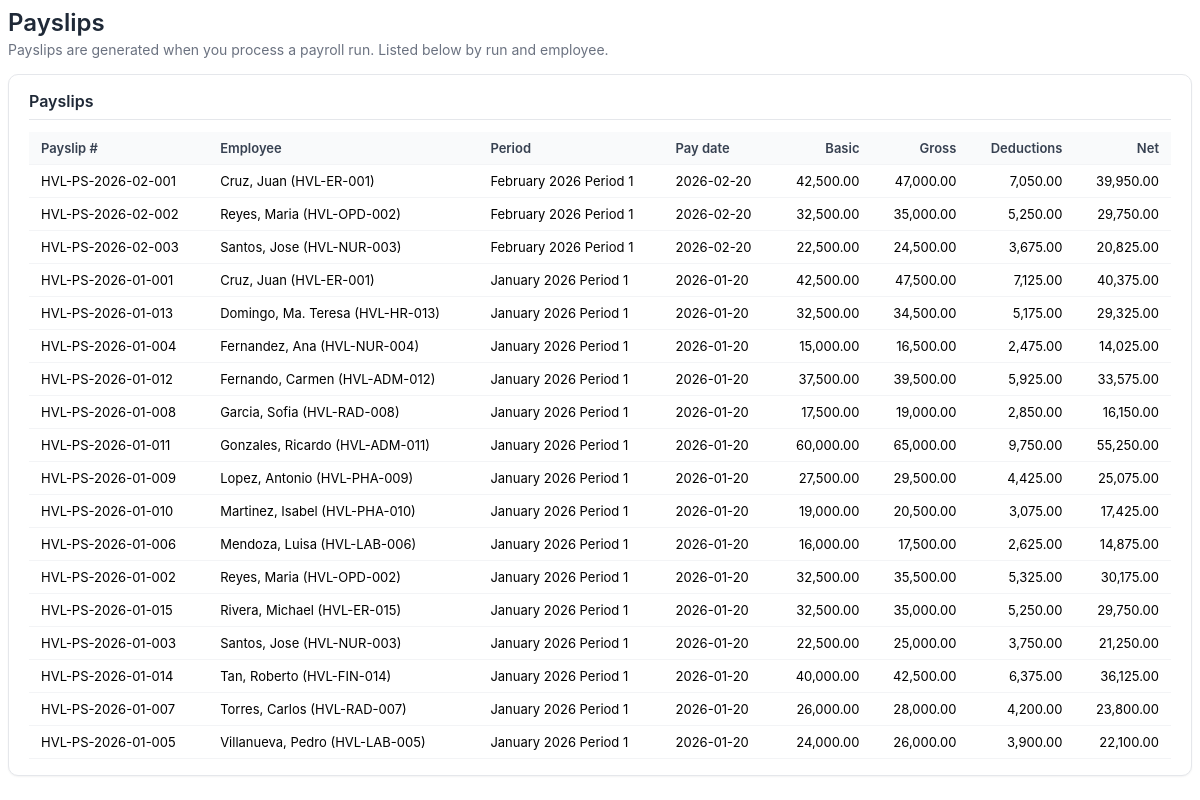
The page /modules/payroll/views/payslips.php on the database its author committed.
### tables this page shows
CREATE TABLE `payroll_run_employees` (
  `id` int(11) NOT NULL,
  `payroll_run_id` int(11) NOT NULL,
  `employee_id` int(11) NOT NULL,
  `basic_pay` decimal(12,2) NOT NULL DEFAULT 0.00,
  `incentives` decimal(12,2) DEFAULT 0.00,
  `gross_pay` decimal(12,2) NOT NULL DEFAULT 0.00,
  `total_deductions` decimal(12,2) NOT NULL DEFAULT 0.00,
  `net_pay` decimal(12,2) NOT NULL DEFAULT 0.00,
  `withholding_tax` decimal(12,2) DEFAULT 0.00,
  `sss_contribution` decimal(12,2) DEFAULT 0.00,
  `philhealth_contribution` decimal(12,2) DEFAULT 0.00,
  `pagibig_contribution` decimal(12,2) DEFAULT 0.00,
  `payslip_number` varchar(50) DEFAULT NULL,
  `status` varchar(50) DEFAULT 'Pending',
  `created_at` timestamp NOT NULL DEFAULT current_timestamp(),
  `updated_at` timestamp NOT NULL DEFAULT current_timestamp() ON UPDATE current_timestamp()
);

CREATE TABLE `employees` (
  `employee_id` int(11) NOT NULL,
  `user_id` int(11) DEFAULT NULL,
  `employee_code` varchar(50) NOT NULL,
  `first_name` varchar(100) NOT NULL,
  `middle_name` varchar(100) DEFAULT NULL,
  `last_name` varchar(100) NOT NULL,
  `date_of_birth` date DEFAULT NULL,
  `gender` enum('Male','Female','Other') DEFAULT 'Other',
  `marital_status` enum('Single','Married','Divorced','Widowed') DEFAULT 'Single',
  `email` varchar(100) DEFAULT NULL,
  `phone` varchar(20) DEFAULT NULL,
  `address` text DEFAULT NULL,
  `city` varchar(100) DEFAULT NULL,
  `state` varchar(100) DEFAULT NULL,
  `postal_code` varchar(20) DEFAULT NULL,
  `country` varchar(100) DEFAULT NULL,
  `nationality` varchar(100) DEFAULT NULL,
  `job_title_id` int(11) DEFAULT NULL,
  `department_id` int(11) DEFAULT NULL,
  `employment_type_id` int(11) DEFAULT NULL,
  `location_id` int(11) DEFAULT NULL,
  `supervisor_id` int(11) DEFAULT NULL,
  `date_of_joining` date NOT NULL,
  `employment_status` enum('Active','On Leave','Suspended','Terminated') DEFAULT 'Active',
  `last_working_day` date DEFAULT NULL,
  `created_at` timestamp NOT NULL DEFAULT current_timestamp(),
  `updated_at` timestamp NOT NULL DEFAULT current_timestamp() ON UPDATE current_timestamp()
);

CREATE TABLE `payroll_runs` (
  `id` int(11) NOT NULL,
  `period_name` varchar(100) NOT NULL,
  `start_date` date NOT NULL,
  `end_date` date NOT NULL,
  `pay_date` date NOT NULL,
  `status` enum('Draft','Processed','Closed') NOT NULL DEFAULT 'Draft',
  `created_by` int(11) DEFAULT NULL,
  `created_at` timestamp NOT NULL DEFAULT current_timestamp(),
  `updated_at` timestamp NOT NULL DEFAULT current_timestamp() ON UPDATE current_timestamp()
);

### config/BaseModel.php (called while the page is built, shortened)
<?php
abstract class BaseModel {
    protected $db;
    public function __construct() {
        $database = new Database();
        $this->db = $database->connect();
    }
    public function query($sql, $params = []) {
        try {
            $stmt = $this->db->prepare($sql);
            if (!empty($params)) {
                $stmt->execute($params);
            } else {
                $stmt->execute();
            }
            return $stmt->fetchAll(PDO::FETCH_ASSOC);
        } catch (PDOException $e) {
            throw new Exception("Query execution failed: " . $e->getMessage());
        }
    }
}
?>

### config/Database.php (called while the page is built, shortened)
<?php
class Database {
    private $host = 'localhost';
    private $db_name = 'public_html';
    private $username = 'root';
    private $password = '';
    public function connect() {
        $this->conn = null;
        try {
            $this->conn = new PDO(
                'mysql:host=' . $this->host . ';dbname=' . $this->db_name . ';charset=utf8mb4',
                $this->username,
                $this->password
            );
            $this->conn->setAttribute(PDO::ATTR_ERRMODE, PDO::ERRMODE_EXCEPTION);
            $this->conn->exec("SET @@session.time_zone = '+08:00'");
        } catch (PDOException $e) {
            error_log('Database Connection Error: ' . $e->getMessage());
            throw new RuntimeException('Database connection failed: ' . $e->getMessage(), 0, $e);
        }
        return $this->conn;
    }
}
?>

### modules/payroll/models/PayrollRunEmployee.php (called while the page is built, shortened)
<?php
require_once __DIR__ . '/../../../config/BaseModel.php';
class PayrollRunEmployee extends BaseModel {
    protected $table = 'payroll_run_employees';
    public function getAllPayslips() {
        return $this->query(
            "SELECT pre.*, e.employee_code, e.first_name, e.last_name, pr.period_name, pr.start_date, pr.end_date, pr.pay_date, pr.status AS run_status
             FROM {$this->table} pre
             JOIN employees e ON e.employee_id = pre.employee_id
             JOIN payroll_runs pr ON pr.id = pre.payroll_run_id
             ORDER BY pr.start_date DESC, e.last_name"
        );
    }
}

### modules/payroll/views/payslips.php (the view, shortened to what this page needs)
<?php
require_once __DIR__ . '/../../../config/Database.php';
require_once __DIR__ . '/../models/PayrollRunEmployee.php';
$pre = new PayrollRunEmployee();
$payslips = $pre->getAllPayslips();
?>
<div class="main-content payroll-payslips-content">
<div class="py-header">
  <h1 class="py-title">Payslips</h1>
  <p class="py-subtitle">Payslips are generated when you process a payroll run. Listed below by run and employee.</p>
</div>
<div class="py-card">
  <h3>Payslips</h3>
  <?php if (empty($payslips)): ?>
  <p class="py-empty">No payslips yet. Create a payroll run and process it from Payroll Processing.</p>
  <?php else: ?>
  <table class="py-table">
    <thead>
      <tr>
        <th>Payslip #</th>
        <th>Employee</th>
        <th>Period</th>
        <th>Pay date</th>
        <th class="py-num">Basic</th>
        <th class="py-num">Gross</th>
        <th class="py-num">Deductions</th>
        <th class="py-num">Net</th>
      </tr>
    </thead>
    <tbody>
    <?php foreach ($payslips as $p): ?>
      <tr>
        <td><?php echo htmlspecialchars($p['payslip_number'] ?? '—'); ?></td>
        <td><?php echo htmlspecialchars($p['last_name'] . ', ' . $p['first_name'] . ' (' . $p['employee_code'] . ')'); ?></td>
        <td><?php echo htmlspecialchars($p['period_name']); ?></td>
        <td><?php echo htmlspecialchars($p['pay_date']); ?></td>
        <td class="py-num"><?php echo number_format((float)$p['basic_pay'], 2); ?></td>
        <td class="py-num"><?php echo number_format((float)$p['gross_pay'], 2); ?></td>
        <td class="py-num"><?php echo number_format((float)$p['total_deductions'], 2); ?></td>
        <td class="py-num"><?php echo number_format((float)$p['net_pay'], 2); ?></td>
      </tr>
    <?php endforeach; ?>
    </tbody>
  </table>
  <?php endif; ?>
</div>
</div>

### modules/payroll/views/payslips.php (style rules this page uses)
.payroll-payslips-content { font-family: -apple-system, BlinkMacSystemFont, 'Segoe UI', Roboto, sans-serif; color: #1f2937; }
.py-header { margin-bottom: 1rem; }
.py-title { font-size: 1.5rem; font-weight: 600; margin: 0 0 0.25rem 0; }
.py-subtitle { font-size: 0.875rem; color: #6b7280; margin: 0; }
.py-card { background: #fff; border: 1px solid #e5e7eb; border-radius: 10px; padding: 1rem 1.25rem; margin-bottom: 1rem; box-shadow: 0 1px 2px rgba(0,0,0,0.05); }
.py-card h3 { font-size: 1rem; font-weight: 600; margin: 0 0 0.75rem 0; padding-bottom: 0.5rem; border-bottom: 1px solid #e5e7eb; }
.py-table { width: 100%; border-collapse: collapse; font-size: 0.8125rem; }
.py-table th, .py-table td { text-align: left; padding: 0.5rem 0.75rem; border-bottom: 1px solid #f3f4f6; }
.py-table th { font-weight: 600; color: #374151; background: #f9fafb; }
.py-table .py-num { text-align: right; }

### rows shown on the page
payroll_run_employees: payslip_number "HVL-PS-2026-02-001", employee.employee_code "Cruz, Juan (HVL-ER-001)", payroll_run.period_name "February 2026 Period 1", payroll_run.pay_date "2026-02-20", basic_pay "42,500.00", gross_pay "47,000.00", total_deductions "7,050.00", net_pay "39,950.00"
payroll_run_employees: payslip_number "HVL-PS-2026-02-002", employee.employee_code "Reyes, Maria (HVL-OPD-002)", payroll_run.period_name "February 2026 Period 1", payroll_run.pay_date "2026-02-20", basic_pay "32,500.00", gross_pay "35,000.00", total_deductions "5,250.00", net_pay "29,750.00"
payroll_run_employees: payslip_number "HVL-PS-2026-02-003", employee.employee_code "Santos, Jose (HVL-NUR-003)", payroll_run.period_name "February 2026 Period 1", payroll_run.pay_date "2026-02-20", basic_pay "22,500.00", gross_pay "24,500.00", total_deductions "3,675.00", net_pay "20,825.00"
payroll_run_employees: payslip_number "HVL-PS-2026-01-001", employee.employee_code "Cruz, Juan (HVL-ER-001)", payroll_run.period_name "January 2026 Period 1", payroll_run.pay_date "2026-01-20", basic_pay "42,500.00", gross_pay "47,500.00", total_deductions "7,125.00", net_pay "40,375.00"
payroll_run_employees: payslip_number "HVL-PS-2026-01-013", employee.employee_code "Domingo, Ma. Teresa (HVL-HR-013)", payroll_run.period_name "January 2026 Period 1", payroll_run.pay_date "2026-01-20", basic_pay "32,500.00", gross_pay "34,500.00", total_deductions "5,175.00", net_pay "29,325.00"
payroll_run_employees: payslip_number "HVL-PS-2026-01-004", employee.employee_code "Fernandez, Ana (HVL-NUR-004)", payroll_run.period_name "January 2026 Period 1", payroll_run.pay_date "2026-01-20", basic_pay "15,000.00", gross_pay "16,500.00", total_deductions "2,475.00", net_pay "14,025.00"
payroll_run_employees: payslip_number "HVL-PS-2026-01-012", employee.employee_code "Fernando, Carmen (HVL-ADM-012)", payroll_run.period_name "January 2026 Period 1", payroll_run.pay_date "2026-01-20", basic_pay "37,500.00", gross_pay "39,500.00", total_deductions "5,925.00", net_pay "33,575.00"
payroll_run_employees: payslip_number "HVL-PS-2026-01-008", employee.employee_code "Garcia, Sofia (HVL-RAD-008)", payroll_run.period_name "January 2026 Period 1", payroll_run.pay_date "2026-01-20", basic_pay "17,500.00", gross_pay "19,000.00", total_deductions "2,850.00", net_pay "16,150.00"
payroll_run_employees: payslip_number "HVL-PS-2026-01-011", employee.employee_code "Gonzales, Ricardo (HVL-ADM-011)", payroll_run.period_name "January 2026 Period 1", payroll_run.pay_date "2026-01-20", basic_pay "60,000.00", gross_pay "65,000.00", total_deductions "9,750.00", net_pay "55,250.00"
payroll_run_employees: payslip_number "HVL-PS-2026-01-009", employee.employee_code "Lopez, Antonio (HVL-PHA-009)", payroll_run.period_name "January 2026 Period 1", payroll_run.pay_date "2026-01-20", basic_pay "27,500.00", gross_pay "29,500.00", total_deductions "4,425.00", net_pay "25,075.00"
payroll_run_employees: payslip_number "HVL-PS-2026-01-010", employee.employee_code "Martinez, Isabel (HVL-PHA-010)", payroll_run.period_name "January 2026 Period 1", payroll_run.pay_date "2026-01-20", basic_pay "19,000.00", gross_pay "20,500.00", total_deductions "3,075.00", net_pay "17,425.00"
payroll_run_employees: payslip_number "HVL-PS-2026-01-006", employee.employee_code "Mendoza, Luisa (HVL-LAB-006)", payroll_run.period_name "January 2026 Period 1", payroll_run.pay_date "2026-01-20", basic_pay "16,000.00", gross_pay "17,500.00", total_deductions "2,625.00", net_pay "14,875.00"
payroll_run_employees: payslip_number "HVL-PS-2026-01-002", employee.employee_code "Reyes, Maria (HVL-OPD-002)", payroll_run.period_name "January 2026 Period 1", payroll_run.pay_date "2026-01-20", basic_pay "32,500.00", gross_pay "35,500.00", total_deductions "5,325.00", net_pay "30,175.00"
payroll_run_employees: payslip_number "HVL-PS-2026-01-015", employee.employee_code "Rivera, Michael (HVL-ER-015)", payroll_run.period_name "January 2026 Period 1", payroll_run.pay_date "2026-01-20", basic_pay "32,500.00", gross_pay "35,000.00", total_deductions "5,250.00", net_pay "29,750.00"
payroll_run_employees: payslip_number "HVL-PS-2026-01-003", employee.employee_code "Santos, Jose (HVL-NUR-003)", payroll_run.period_name "January 2026 Period 1", payroll_run.pay_date "2026-01-20", basic_pay "22,500.00", gross_pay "25,000.00", total_deductions "3,750.00", net_pay "21,250.00"
payroll_run_employees: payslip_number "HVL-PS-2026-01-014", employee.employee_code "Tan, Roberto (HVL-FIN-014)", payroll_run.period_name "January 2026 Period 1", payroll_run.pay_date "2026-01-20", basic_pay "40,000.00", gross_pay "42,500.00", total_deductions "6,375.00", net_pay "36,125.00"
payroll_run_employees: payslip_number "HVL-PS-2026-01-007", employee.employee_code "Torres, Carlos (HVL-RAD-007)", payroll_run.period_name "January 2026 Period 1", payroll_run.pay_date "2026-01-20", basic_pay "26,000.00", gross_pay "28,000.00", total_deductions "4,200.00", net_pay "23,800.00"
payroll_run_employees: payslip_number "HVL-PS-2026-01-005", employee.employee_code "Villanueva, Pedro (HVL-LAB-005)", payroll_run.period_name "January 2026 Period 1", payroll_run.pay_date "2026-01-20", basic_pay "24,000.00", gross_pay "26,000.00", total_deductions "3,900.00", net_pay "22,100.00"
